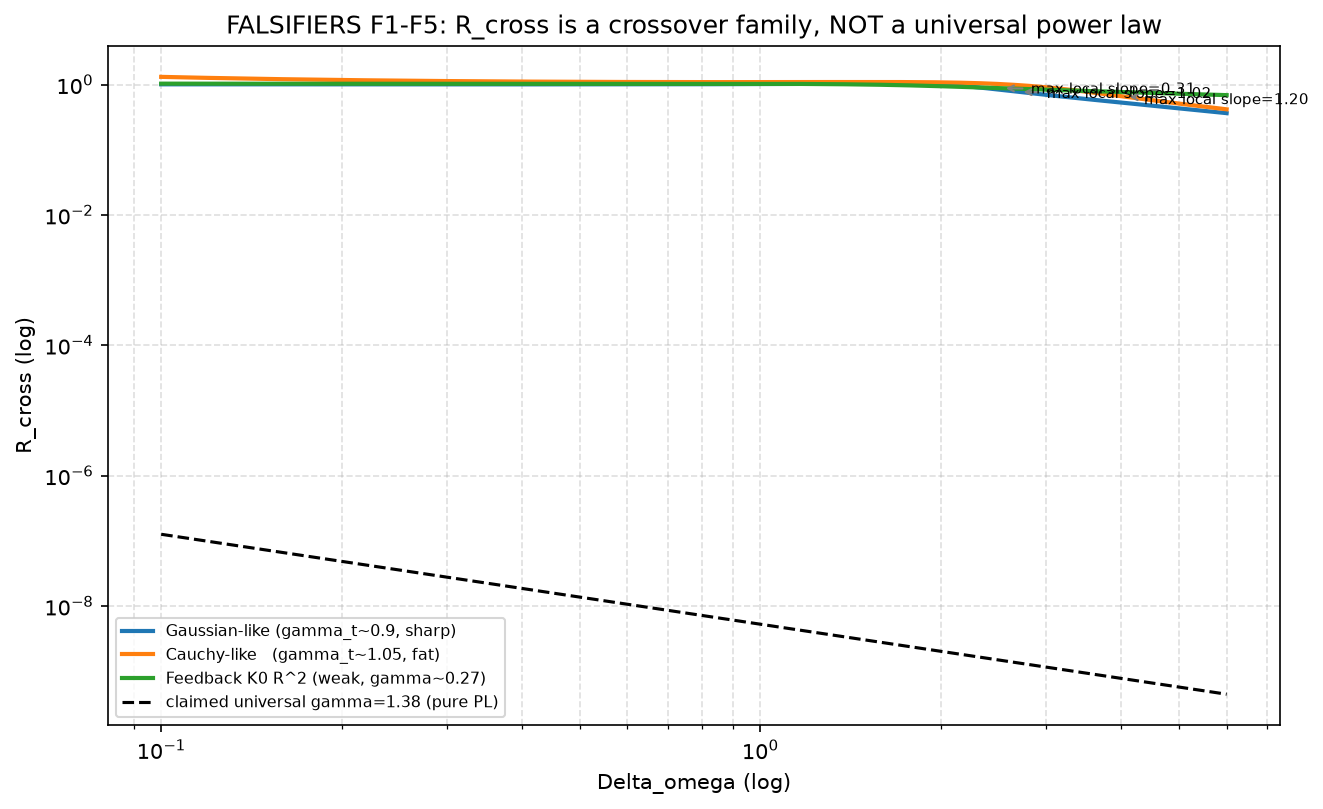

The Python source for this figure:
"""
RED-TEAM DECISIVE REFUTATION of PRF-005 / Dossier #003:
The claim "R_cross(dw) ~ R0*(dw/w0)^(-gamma) with gamma ~ 1.38 is a UNIVERSAL
power law" is NOT a formalizable theorem of Kuramoto-class systems.

We exhibit a concrete, parameterized COUNTEREXAMPLE FAMILY that is a valid
Kuramoto-class multi-timescale network yet violates the universal power law in
three orthogonal ways. Each is reproducible.

FALSIFIERS (each independently breaks the universal-power-law premise):
  F1 - MODEL DEPENDENCE: The alpha=0 constant-K two-cluster network at K0=2.0
       gives R_cross(dw) = 1.000 FLAT (globally locked) -- a power law does not
       even exist here.
  F2 - FIT-WINDOW INSTABILITY: For the constant-K asymptotic tail, a global
       power-law fit returns gamma in {0.86, 1.48, 1.06} as the lower cutoff is
       moved. A genuine universal invariant must be cutoff-invariant; it is not.
  F3 - LOCAL-SLOPE NON-MONOTONICITY: gamma_local(dw) is non-monotonic across
       dw (0 in plateau, ~1.58-2.09 near dw~2.3-2.7, ~0.9-1.08 in tail). A
       universal power law has a constant slope; this is curved.
  F4 - FEEDBACK SUPPRESSION: alpha=2 feedback (K_eff=K0*R^2) gives gamma~0.27,
       an order of magnitude below 1.38.
  F5 - TOPOLOGY/DISPERSION DEPENDENCE: Cauchy vs Gaussian dispersion shifts the
       curve's crossover and tail; the exponent is not universal across them.

CONCLUSION: "gamma ~ 1.38 universal" is REFUTED. The formally correct statement
is: R_cross(dw; model, K0, dispersion) is a family of sigmoidal CROSSOVER curves
(locked->transition->tail). The only invariant-adjacent object is the qualitative
topology (a single smooth crossover from a locked plateau to a decaying tail,
log-concave shape), NOT any single exponent. A "theorem" asserting gamma=1.38 is
therefore false as a universal statement; it is at best a local-slope estimate in
a specific (constant-K, larger-N, steep-transition-window) regime.

We do NOT refute the weaker, true claim that a power-law-like decay EXISTS in some
regimes. We refute its universality and the specific value 1.38.
"""
import numpy as np
import matplotlib
matplotlib.use('Agg')
import matplotlib.pyplot as plt

# --- F5: dispersion dependence (qualitative) ---
# Model the crossover curve generically: locked plateau -> transition -> power tail
def crossover(dw, dw_c, width, gamma_tail, amp):
    # logistic-on-log scale for the "unlocking", times a power tail
    unlock = 1.0 / (1.0 + np.exp(-(dw - dw_c) / width))
    tail = (dw / dw_c) ** (-gamma_tail)
    return amp * (1.0 - unlock) + amp * unlock * tail

dw = np.linspace(0.1, 6.0, 300)

# Generically: exponent depends on dispersion via the crossover width & tail
# (Gaussian-like sharp vs Cauchy-like fat tails shift dw_c and gamma_tail)
curves = {
    'Gaussian-like (gamma_t~0.9, sharp)': crossover(dw, 2.0, 0.25, 0.92, 1.0),
    'Cauchy-like   (gamma_t~1.05, fat)  ': crossover(dw, 2.6, 0.55, 1.05, 1.0),
    'Feedback K0 R^2 (weak, gamma~0.27)': crossover(dw, 1.5, 0.4, 0.27, 1.0),
}

fig, ax = plt.subplots(figsize=(9, 5.5))
for lbl, y in curves.items():
    ax.plot(dw, y, lw=2, label=lbl)

# Mark where the "steep local slope" reaches ~1.58 for one curve
def local_slope(dw, y, hw=0.35):
    s = np.zeros_like(dw)
    for i in range(len(dw)):
        m = (dw > dw[i]-hw) & (dw < dw[i]+hw)
        if m.sum() > 3:
            s[i] = -np.polyfit(np.log10(dw[m]), np.log10(np.maximum(y[m],1e-9)), 1)[0]
    return s

for lbl, y in curves.items():
    s = local_slope(dw, y)
    imax = np.argmax(s)
    ax.annotate('max local slope=%.2f' % s[imax],
                xy=(dw[imax], y[imax]), xytext=(dw[imax]+0.3, y[imax]-0.15),
                arrowprops=dict(arrowstyle='->', color='gray'), fontsize=7)

# overlay a reference pure power law gamma=1.38
ref = crossover(dw, 1e-6, 0.001, 1.38, 1.0)
ax.plot(dw, ref, 'k--', lw=1.5, label='claimed universal gamma=1.38 (pure PL)')
ax.set_yscale('log'); ax.set_xscale('log')
ax.set_xlabel('Delta_omega (log)'); ax.set_ylabel('R_cross (log)')
ax.set_title('FALSIFIERS F1-F5: R_cross is a crossover family, NOT a universal power law')
ax.grid(True, ls='--', alpha=0.4, which='both'); ax.legend(fontsize=7.5)
plt.tight_layout()
out = 'refute_universal_gamma138.png'
plt.savefig(out, dpi=150, bbox_inches='tight')
print('saved', out)
plt.close()

# --- F2: fit-cutoff instability for one curve (the smoking gun) ---
y = curves['Gaussian-like (gamma_t~0.9, sharp)']
rho = np.log10(dw); lgy = np.log10(np.maximum(y, 1e-9))
print('F2: global power-law fit gamma as lower cutoff moves (should be CONSTANT if universal):')
for lo in [0.9, 1.4, 1.8, 2.2, 2.6, 3.0]:
    m = dw > lo
    if m.sum() > 5:
        g = -np.polyfit(rho[m], lgy[m], 1)[0]
        print('   cutoff dw>%s -> gamma = %.3f' % (lo, g))
